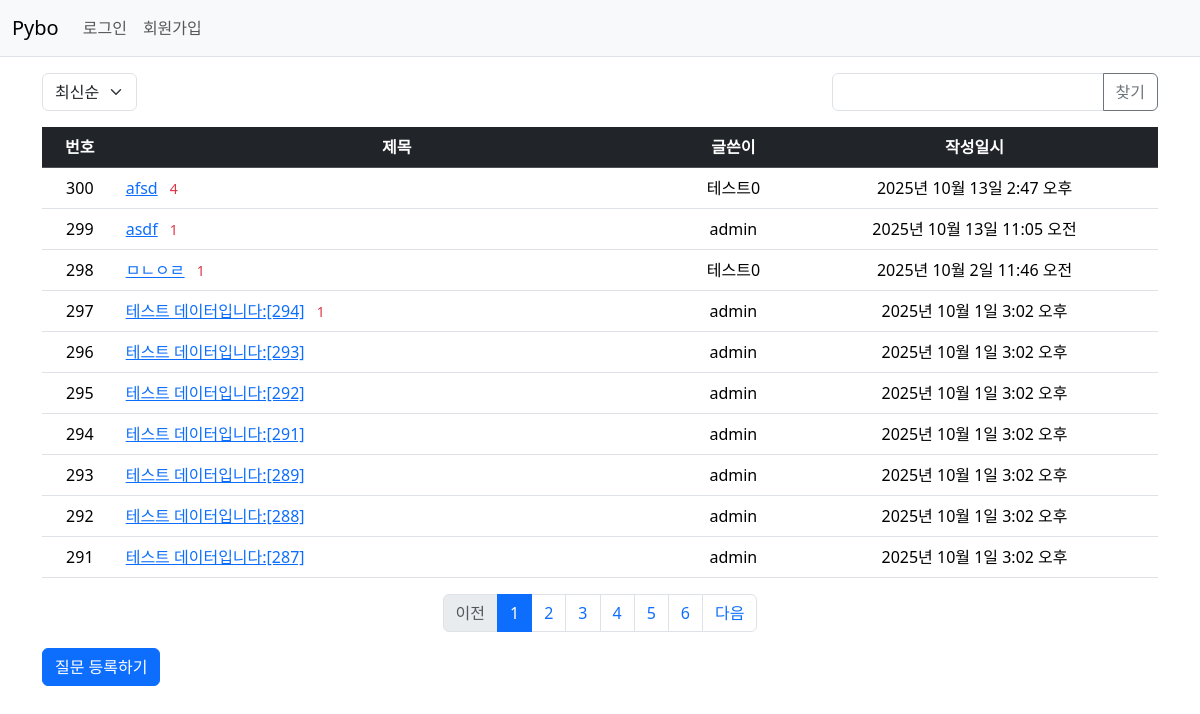
Screenshot of /pybo/ with the database file from the repository.
### pybo/models.py (models this page shows, shortened)
class Question(models.Model):
    author = models.ForeignKey(
        to=User,
        on_delete=models.CASCADE, # 계정 삭제하면 작성한 글들 다 사라짐
        related_name='author_question'
    )
    subject = models.CharField(max_length=200)
    content = models.TextField()
    create_date = models.DateTimeField()
    modify_date = models.DateTimeField(null=True, blank=True)
    voter = models.ManyToManyField(
        to=User,
        related_name='voter_question'
    )

### pybo/views/base_views.py (the view, shortened to what this page needs)
# urls.py: path('', base_views.index, name='index'),  # '/' 에 해당되는 path
def index(request: HttpRequest):
    page = request.GET.get('page','1')  # 페이지
    kw = request.GET.get('kw', '')      # 검색어
    so = request.GET.get('so','recent')
    if so == 'recommend':
        question_list = Question.objects.annotate(num_voter=Count('voter')).order_by('-num_voter', '-create_date')
    elif so == 'popular':
        question_list = Question.objects.annotate(num_answer=Count('answer')).order_by('-num_answer', '-create_date')
    else: # recent
        question_list = Question.objects.order_by('-create_date')
    paginator = Paginator(question_list, 10)
    page_obj = paginator.get_page(page)
    context = {'question_list': page_obj, 'page': page, 'kw': kw}
    return render(request, 'pybo/question_list.html', context)

### pybo/templatetags/pybo_filter.py (called while the page is built)
@register.filter
def sub(value, arg):
    return value - arg

### templates/pybo/question_list.html (shortened to what this page needs)
{% extends 'base.html' %}
{% load pybo_filter %}
{% block content %}
<div class="container my-3">
    <div class="row align-items-center my-3">
        <div class="col-auto">
            <select class="form-select so">
                <option value="recent" {% if so == 'recent' %}selected{% endif %}>최신순</option>
            </select>
        </div>
        <div class="col ms-auto" style="max-width: 350px;">
            <div class="input-group">
                <input type="text" class="form-control kw" value="{{ kw|default_if_none:'' }}">
                <button class="btn btn-outline-secondary" type="button" id="btn_search">찾기</button>
            </div>
        </div>
    </div>
    <table class="table">
        <thead>
        <tr class="text-center table-dark">
            <th>번호</th>
            <th style="width:50%">제목</th>
            <th>글쓴이</th>
            <th>작성일시</th>
        </tr>
        </thead>
        <tbody>
        {% if question_list %}
        {% for question in question_list %}
        <tr class="text-center">
            <td>
                {{ question_list.paginator.count|sub:question_list.start_index|sub:forloop.counter0|add:1 }}
            </td>
            <td class="text-start">
                <a href="{% url 'pybo:detail' question.id %}">{{ question.subject }}</a>
                {% if question.answer_set.count > 0 %}
                <span class="text-danger small mx-2">{{ question.answer_set.count }}</span>
                {% endif %}
            </td>
            <td>{{question.author.username}}</td>
            <td>{{ question.create_date }}</td>
        </tr>
        {% endfor %}
        {% else %}
        <tr>
            <td colspan="4">질문이 없습니다.</td>
        </tr>
        {% endif %}
        </tbody>
    </table>
    <ul class="pagination justify-content-center">
        {% if question_list.has_previous %}
        <li class="page-item">
            <a class="page-link" data-page="{{ question_list.previous_page_number }}" href="#">이전</a>
        </li>
        {% else %}
        <li class="page-item disabled">
            <a class="page-link" tabindex="-1" aria-disabled="true" href="#">이전</a>
        </li>
        {% endif %}
        {% for page_number in question_list.paginator.page_range %}
        {% if page_number >= question_list.number|add:-5 and page_number <= question_list.number|add:5 %}
        {% if page_number == question_list.number %}
        <li class="page-item active" aria-current="page">
            <a class="page-link" data-page="{{ page_number }}" href="#">{{ page_number }}</a>
        </li>
        {% else %}
        <li class="page-item">
            <a class="page-link" data-page="{{ page_number }}" href="#">{{ page_number }}</a>
        </li>
        {% endif %}
        {% endif %}
        {% endfor %}
        {% if question_list.has_next %}
        <li class="page-item">
            <a class="page-link" data-page="{{ question_list.next_page_number }}" href="#">다음</a>
        </li>
        {% else %}
        <li class="page-item disabled">
            <a class="page-link" tabindex="-1" aria-disabled="true" href="#">다음</a>
        </li>
        {% endif %}
    </ul>
    <a href="{% url 'pybo:question_create' %}" class="btn btn-primary">질문 등록하기</a>
</div>
{% endblock %}

### templates/base.html (shortened to what this page needs)
{% load static %}
<!doctype html>
<html lang="ko">
<head>
    <link rel="stylesheet" type="text/css" href="{% static 'bootstrap.min.css' %}">
    <link rel="stylesheet" type="text/css" href="{% static 'style.css' %}">
</head>
<body>
{% include "navbar.html" %}
{% block content %}
{% endblock %}
</body>
</html>

### templates/navbar.html (shortened to what this page needs)
<nav class="navbar navbar-expand-lg navbar-light bg-light border-bottom">
    <div class="container-fluid">
        <a class="navbar-brand" href="{% url 'pybo:index' %}">Pybo</a>
        <div class="collapse navbar-collapse" id="navbarSupportedContent">
            <ul class="navbar-nav me-auto mb-2 mb-lg-0">
                <li class="nav-item">
                    {% if user.is_authenticated %}
                    <form action="{% url 'common:logout' %}" method="post" style="display:inline;">
                        {% csrf_token %}
                        <button type="submit" class="nav-link btn">로그아웃</button>
                    </form>
                    {% else %}
                    <a class="nav-link" href="{% url 'common:login' %}">로그인</a>
                    {% endif %}
                </li>
                <li>
                    {% if not user.is_authenticated %}
                    <a class="nav-link" href="{% url 'common:signup' %}">회원가입</a>
                    {% endif %}
                </li>
            </ul>
        </div>
    </div>
</nav>

### rows the page displays
Question: paginator.count|sub "300", subject "afsd", answer_set.count "4", author.username "테스트0", create_date "2025년 10월 13일 2:47 오후"
Question: paginator.count|sub "299", subject "asdf", answer_set.count "1", author.username "admin", create_date "2025년 10월 13일 11:05 오전"
Question: paginator.count|sub "298", subject "ㅁㄴㅇㄹ", answer_set.count "1", author.username "테스트0", create_date "2025년 10월 2일 11:46 오전"
Question: paginator.count|sub "297", subject "테스트 데이터입니다:[294]", answer_set.count "1", author.username "admin", create_date "2025년 10월 1일 3:02 오후"
Question: paginator.count|sub "296", subject "테스트 데이터입니다:[293]", author.username "admin", create_date "2025년 10월 1일 3:02 오후"
Question: paginator.count|sub "295", subject "테스트 데이터입니다:[292]", author.username "admin", create_date "2025년 10월 1일 3:02 오후"
Question: paginator.count|sub "294", subject "테스트 데이터입니다:[291]", author.username "admin", create_date "2025년 10월 1일 3:02 오후"
Question: paginator.count|sub "293", subject "테스트 데이터입니다:[289]", author.username "admin", create_date "2025년 10월 1일 3:02 오후"
Question: paginator.count|sub "292", subject "테스트 데이터입니다:[288]", author.username "admin", create_date "2025년 10월 1일 3:02 오후"
Question: paginator.count|sub "291", subject "테스트 데이터입니다:[287]", author.username "admin", create_date "2025년 10월 1일 3:02 오후"

### other values shown
{{ page_number }} "1"
{{ page_number }} "2" "3" "4" "5" "6"
